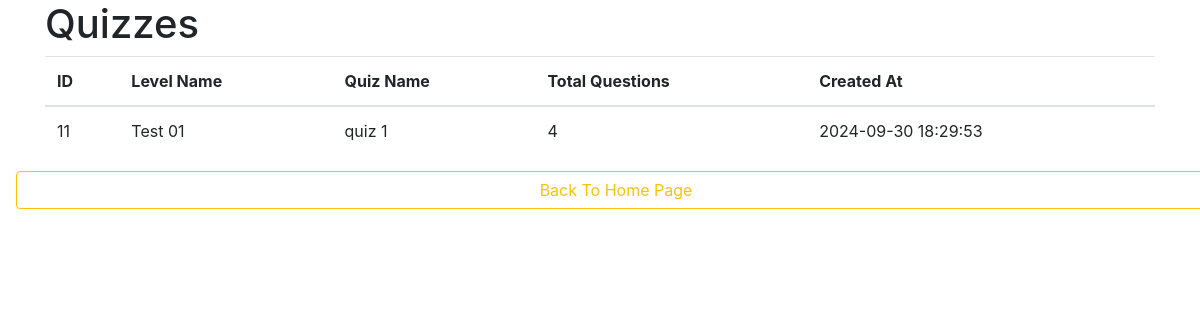
The app's page /game/quiz_list.php (signed in), older data.
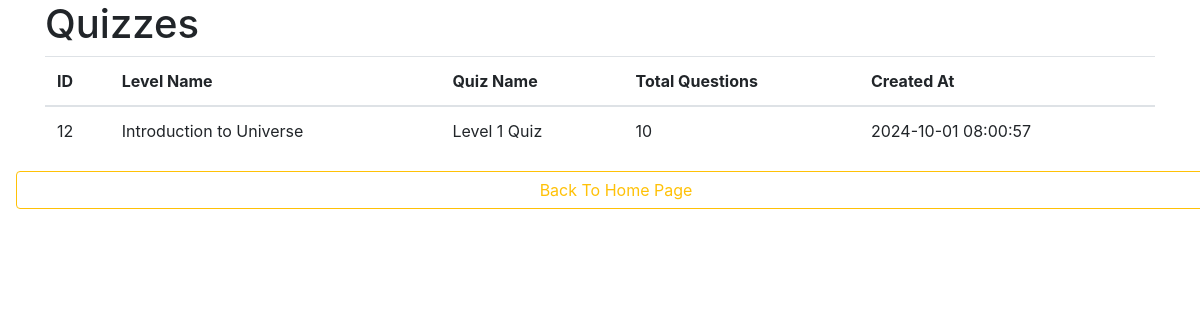
The same page, newer data.
### tables this page shows
CREATE TABLE `quizzes` (
  `id` int(11) NOT NULL,
  `level_id` int(11) DEFAULT NULL,
  `quiz_name` varchar(100) NOT NULL,
  `total_questions` int(11) NOT NULL,
  `correct_answer_count` int(11) DEFAULT 0,
  `created_at` timestamp NOT NULL DEFAULT current_timestamp()
);

CREATE TABLE `levels` (
  `id` int(11) NOT NULL,
  `level_number` int(11) NOT NULL,
  `level_name` varchar(100) NOT NULL,
  `description` text NOT NULL,
  `total_sessions` int(11) DEFAULT 12
);

### game/quiz_list.php (the view, shortened to what this page needs)
<?php
require_once('../connection.php');
$query = "SELECT quizzes.*, levels.level_name FROM quizzes JOIN levels ON quizzes.level_id = levels.id";
$stmt = $connection->prepare($query);
$stmt->execute();
$quizzes = $stmt->fetchAll(PDO::FETCH_ASSOC);
?>
<!DOCTYPE html>
<html lang="en">
<head>
    <link rel="stylesheet" href="https://maxcdn.bootstrapcdn.com/bootstrap/4.5.2/css/bootstrap.min.css">
</head>
<body>
    <div class="container">
        <h1>Quizzes</h1>
        <table class="table">
            <thead>
                <tr>
                    <th>ID</th>
                    <th>Level Name</th>
                    <th>Quiz Name</th>
                    <th>Total Questions</th>
                    <th>Created At</th>
                </tr>
            </thead>
            <tbody>
                <?php foreach ($quizzes as $quiz): ?>
                    <tr>
                        <td><?= $quiz['id']; ?></td>
                        <td><?= $quiz['level_name']; ?></td>
                        <td><?= $quiz['quiz_name']; ?></td>
                        <td><?= $quiz['total_questions']; ?></td>
                        <td><?= $quiz['created_at']; ?></td>
                    </tr>
                <?php endforeach; ?>
            </tbody>
        </table>
    </div>
    <center>
        <a href="./game.php" class="btn btn-outline-warning btn-block m-3">Back To Home Page</a>
    </center>
</body>
</html>

Row changes from the older to the newer data that the page shows:
removed quizzes: id "11", level.level_name "Test 01", quiz_name "quiz 1", total_questions "4", created_at "2024-09-30 18:29:53"
added quizzes: id "12", level.level_name "Introduction to Universe", quiz_name "Level 1 Quiz", total_questions "10", created_at "2024-10-01 08:00:57"
